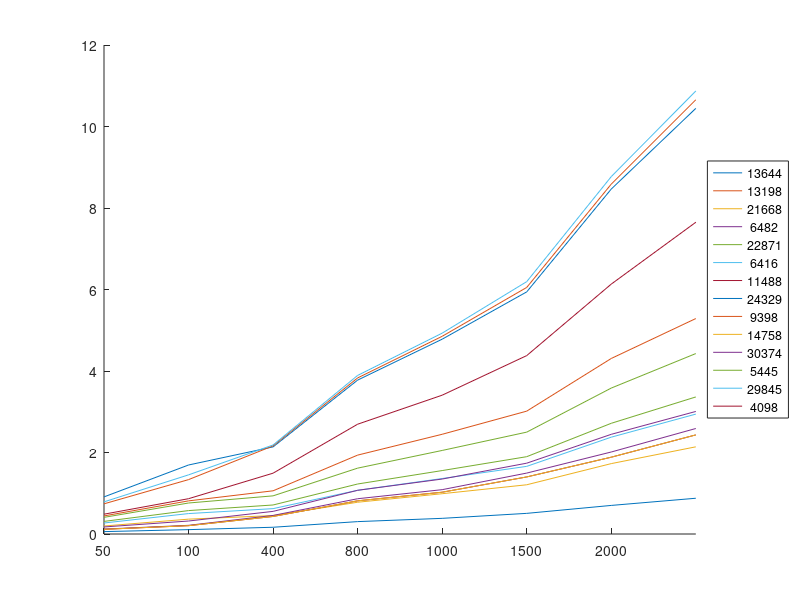

Recreate this plot in MATLAB.
%Dibujar Eficiencias
% load('ListaEficiencia.mat') %antes de convolucion
load('ListaBuenosLargo2.mat')
figure(5)
clf
hold on
n_datos = length(ListaBuenos(1,1,:));

[A,inx]=sort(squeeze(ListaBuenos(1,1,:)));
% ListaEficiencias = ListaEficiencias(:,inx);

Grafica = zeros(n_datos,8);
for j = 1:n_datos
    for i = 1:8
        indx = find(ListaBuenos(i,1,:)==A(j));
        Grafica(j,i) = ListaBuenos(i,2,indx);
    end
end

Nombre_leyenda = zeros(n_datos,1);
for k = 1:length(ListaBuenos(1,1,:))
    plot(Grafica(k,:))
   
    Nombre_leyenda(k) = ListaBuenos(1,1,k);

end
names = {'50'; '100'; '400'; '800'; '1000'; '1500'; '2000'; '2500'};
set(gca,'xtick',[1:7], 'xticklabel',names)
legend(num2str(Nombre_leyenda), 'Location', 'eastoutside')